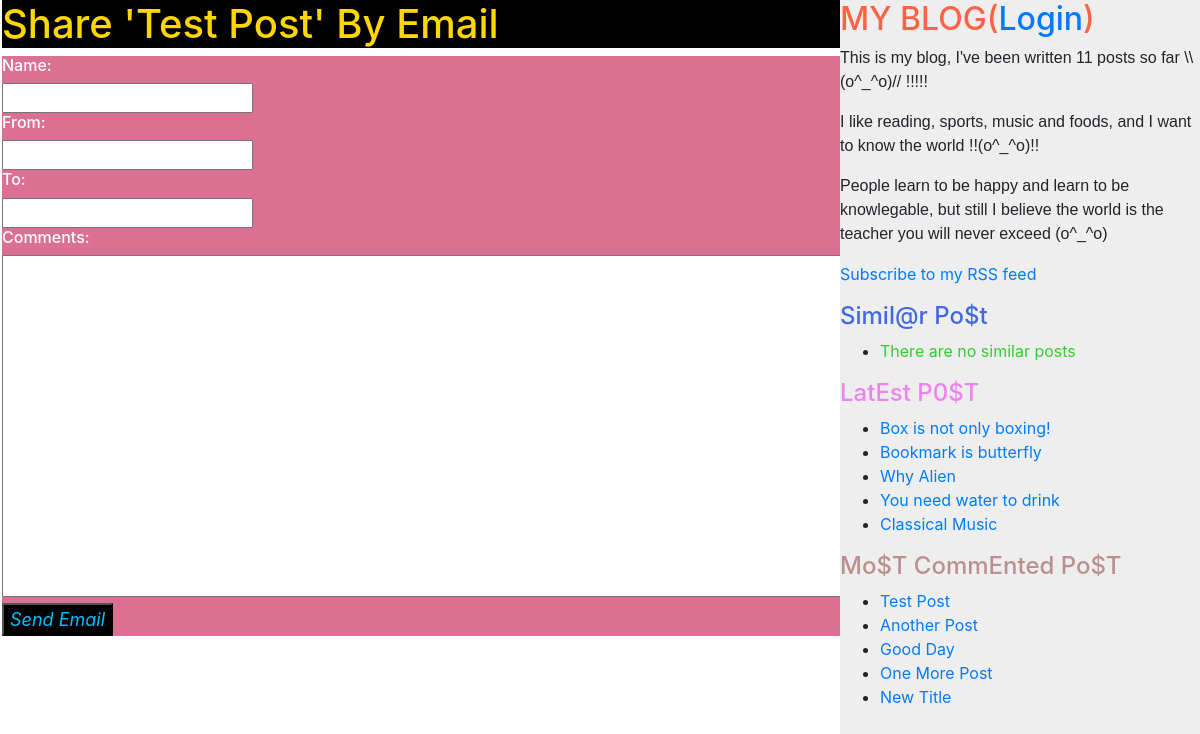
Screenshot of /post/9/share/ with the database file from the repository.
### blog/models.py (models this page shows, shortened)
class Post(models.Model):
    objects = models.Manager()
    published = PublishedManager()
    tags = TaggableManager()
    STATUS_CHOICES = (
        ('draft', 'Draft'),
        ('published', 'Published'),
    )
    title = models.CharField(max_length=250)
    slug = models.SlugField(max_length=250, unique_for_date='publish')
    author = models.ForeignKey(User, on_delete=models.CASCADE, related_name='blog_posts')
    body = models.TextField()
    publish = models.DateTimeField(default=timezone.now)
    created = models.DateTimeField(auto_now_add=True)
    updated = models.DateTimeField(auto_now_add=True)
    status = models.CharField(max_length=10, choices=STATUS_CHOICES, default='published')
    class Meta:
        ordering = ('-publish', )
    def get_absolute_url(self):
        return reverse('blog:post_detail', args=[self.publish.year, self.publish.strftime('%m'), self.publish.strftime('%d'), self.slug])

### blog/views.py (the view)
# urls.py: path('post/<int:post_id>/share/', views.post_share, name='post_share'),
def post_share(request, post_id):
    post = get_object_or_404(Post, id=post_id, status='published')
    sent = False
    cleaned_data = None
    if request.method == 'POST':
        form = EmailPostForm(request.POST)
        if form.is_valid():
            cleaned_data = form.cleaned_data
            post_url = request.build_absolute_uri(post.get_absolute_url())
            subject = '{}({}) recommends you reading "{}"'.format(cleaned_data['name'], cleaned_data['email'], post.title)
            message = 'Read "{}" at {}\n\n\'s comments: {}'.format(post.title, post_url, cleaned_data['name'], cleaned_data['comments'])
            cleaned_data['to'] = cleaned_data.get('to', '').split(',')
            cleaned_data['to'] = [r.strip() for r in cleaned_data['to'] if r.strip()]
            send_mail(subject, message, from_email=cleaned_data['email'], recipient_list=cleaned_data['to'], fail_silently=False)
            sent = True
    else:
        form = EmailPostForm()
    return render(request, 'blog/post/share.html', {'post': post, 'form': form, 'sent': sent, 'cleaned_data': cleaned_data})

### blog/forms.py
class EmailPostForm(forms.Form):
    name = forms.CharField(required=True)
    email = forms.EmailField(required=True)
    to = forms.EmailField(required=True, widget=forms.Textarea)
    comments = forms.CharField(required=False, widget=forms.Textarea)

### blog/models.py (called while the page is built)
    def get_queryset(self):
        return super().get_queryset().filter(status='published')

### blog/templatetags/blog_tags.py (called while the page is built)
@register.simple_tag
def total_posts():
    return Post.published.count()

@register.inclusion_tag('blog/post/latest_posts.html')
def show_latest_posts(count=5):
    latest_posts = Post.published.order_by('-publish')[:count]
    return {'latest_posts': latest_posts}

@register.simple_tag
def get_most_commented_posts(count=5):
    return Post.published.annotate(total_comments=Count('comments')).order_by('-total_comments')[:count]

### blog/templates/blog/post/share.html (shortened to what this page needs)
{% extends "blog/base.html" %}
{% block content %}
{% if sent %}
    <h1 style="background-color: black; color: whitesmoke;">Email Successfully Sent</h1><br>
    <h6 style="color:darkgoldenrod; font-style: italic">'{{ post.title }}' was successfully sent to {{ cleaned_data.to.0 }}!</h6><br>
    <h6 style="color:cornflowerblue">(\(^_^)/)</h6>
{% else %}
    <h1 style="background-color:black; color: gold;">Share '{{ post.title }}' By Email</h1>
    <div class="share_mail" style="background-color:palevioletred; color: white;">
        <form action="." method="post">
            <h6>Name:</h6>
            <input type="text" id="name" name="name" style="width: 30%" required><br>
            <h6>From:</h6>
            <input type="email" id="email" name="email" style="width: 30%;" required><br>
            <h6>To:</h6>
            <input type="email" id="to" name="to" style="width: 30%;" required><br>
            <h6>Comments:</h6>
            <textarea id="comments" name="comments" rows="14" cols="94" required></textarea><br>
            <input type="submit" value="Send Email" style="background-color:black; color:deepskyblue; font-size: large; font-style: italic;">
        </form>
    </div>
{% endif %}
{% endblock content %}

### blog/templates/blog/base.html (shortened to what this page needs)
{% load static %}
{% load blog_tags %}
<!DOCTYPE html>
<html>
    <head>
        <link rel="stylesheet" href="https://cdnjs.cloudflare.com/ajax/libs/twitter-bootstrap/4.3.1/css/bootstrap.min.css">
    </head>
    <body>
        <div>
            <div id="content" style="float:left;padding-left:2px;width:70vw;height: 100vh;">
            {% block content %}
            {% endblock content %}
            </div>
            <div id="sidebar" style="background-color:#EEEEEE;float:left;width:30vw;height: 100vmax;">
                <h2 style="color:tomato;">MY BLOG(<a href="">Login</a>)</h2>
                <p style="font-family: Arial, Helvetica, sans-serif;">This is my blog, I've been written {% total_posts %} posts so far \\(o^_^o)// !!!!!</p>
                <p style="font-family: Arial, Helvetica, sans-serif;">I like reading, sports, music and foods, and I want to know the world !!(o^_^o)!!</p>
                <p style="font-family: Arial, Helvetica, sans-serif;">People learn to be happy and learn to be knowlegable, but still I believe the world is the teacher you will never exceed (o^_^o)</p>
                <p><a href="{% url 'blog:post_feed' %}">Subscribe to my RSS feed</a></p>
                <h4 style="color:royalblue;">Simil@r Po$t</h4>
                <ul>
                    {% for post in similar_posts %}
                    <li>
                        <a href="{{ post.get_absolute_url }}">{{ post.title }}</a>
                    </li>
                    {% empty %}
                    <li>
                        <a style="color:limegreen">There are no similar posts</a>
                    </li>
                    {% endfor %}
                </ul>
                <h4 style="color:violet;">LatEst P0$T</h4>
                {% show_latest_posts 5 %}
                <h4 style="color:rosybrown;">Mo$T CommEnted Po$T</h4>
                {% get_most_commented_posts as most_commented_posts %}
                <ul>
                    {% for post in most_commented_posts %}
                    <li>
                        <a href="{{ post.get_absolute_url }}">{{ post.title }}</a>
                    </li>
                    {% endfor %}
                </ul>
            </div>
        </div>
    </body>
</html>

### blog/templates/blog/post/latest_posts.html
<ul>
    {% for post in latest_posts %}
    <li>
        <a href="{{ post.get_absolute_url }}">{{ post.title }}</a>
    </li>
    {% endfor %}
</ul>

### rows the page displays
Post: title "Test Post"
Post: title "Box is not only boxing!"
Post: title "Bookmark is butterfly"
Post: title "Why Alien"
Post: title "You need water to drink"
Post: title "Classical Music"
Post: title "Another Post"
Post: title "Good Day"
Post: title "One More Post"
Post: title "New Title"
